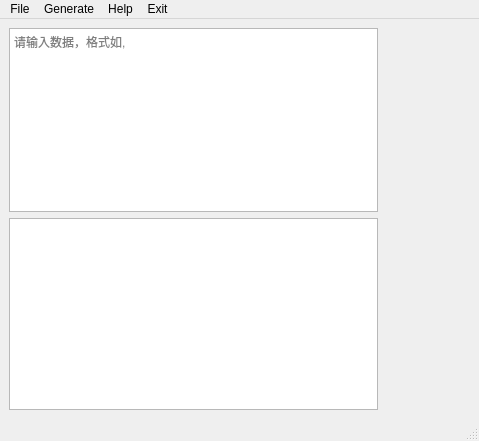
<?xml version="1.0" encoding="UTF-8"?>
<ui version="4.0">
 <class>MainWindow</class>
 <widget class="QMainWindow" name="MainWindow">
  <property name="geometry">
   <rect>
    <x>0</x>
    <y>0</y>
    <width>479</width>
    <height>441</height>
   </rect>
  </property>
  <property name="maximumSize">
   <size>
    <width>16777213</width>
    <height>16777215</height>
   </size>
  </property>
  <property name="windowTitle">
   <string>Topological Sorting</string>
  </property>
  <property name="styleSheet">
   <string notr="true">QPushButton { 
    color: red ;
    font-size:15px;
}</string>
  </property>
  <widget class="QWidget" name="centralwidget">
   <property name="accessibleName">
    <string/>
   </property>
   <layout class="QGridLayout" name="gridLayout">
    <item row="0" column="0">
     <layout class="QHBoxLayout" name="horizontalLayout" stretch="4,1">
      <property name="spacing">
       <number>0</number>
      </property>
      <item>
       <layout class="QVBoxLayout" name="verticalLayout" stretch="2,0">
        <property name="spacing">
         <number>6</number>
        </property>
        <item>
         <widget class="QPlainTextEdit" name="plainTextEdit">
          <property name="placeholderText">
           <string>请输入数据，格式如&lt;a,b&gt;,&lt;b,c&gt;</string>
          </property>
         </widget>
        </item>
        <item>
         <widget class="QTextEdit" name="textEdit"/>
        </item>
       </layout>
      </item>
      <item>
       <widget class="QWidget" name="widget" native="true">
        <property name="sizePolicy">
         <sizepolicy hsizetype="Expanding" vsizetype="Expanding">
          <horstretch>0</horstretch>
          <verstretch>0</verstretch>
         </sizepolicy>
        </property>
        <property name="layoutDirection">
         <enum>Qt::LeftToRight</enum>
        </property>
       </widget>
      </item>
     </layout>
    </item>
   </layout>
  </widget>
  <widget class="QMenuBar" name="menubar">
   <property name="enabled">
    <bool>true</bool>
   </property>
   <property name="geometry">
    <rect>
     <x>0</x>
     <y>0</y>
     <width>479</width>
     <height>22</height>
    </rect>
   </property>
   <property name="font">
    <font>
     <italic>false</italic>
     <bold>false</bold>
     <stylestrategy>PreferDefault</stylestrategy>
     <kerning>true</kerning>
    </font>
   </property>
   <property name="cursor">
    <cursorShape>UpArrowCursor</cursorShape>
   </property>
   <property name="mouseTracking">
    <bool>true</bool>
   </property>
   <widget class="QMenu" name="menuFile">
    <property name="font">
     <font>
      <italic>false</italic>
      <bold>false</bold>
     </font>
    </property>
    <property name="title">
     <string>File</string>
    </property>
    <widget class="QMenu" name="menuSave_as">
     <property name="title">
      <string>Save as</string>
     </property>
     <addaction name="separator"/>
     <addaction name="actionfile"/>
     <addaction name="actiongraph"/>
    </widget>
    <addaction name="actionOpenj"/>
    <addaction name="menuSave_as"/>
   </widget>
   <widget class="QMenu" name="menuGernerate">
    <property name="title">
     <string>Generate</string>
    </property>
    <addaction name="actionTopological_Sorting"/>
    <addaction name="actiongraph_2"/>
   </widget>
   <widget class="QMenu" name="Help">
    <property name="title">
     <string>Help</string>
    </property>
    <addaction name="actionHelp_window"/>
   </widget>
   <widget class="QMenu" name="menuExit">
    <property name="title">
     <string>Exit</string>
    </property>
    <addaction name="actionExit"/>
   </widget>
   <addaction name="menuFile"/>
   <addaction name="menuGernerate"/>
   <addaction name="Help"/>
   <addaction name="menuExit"/>
  </widget>
  <widget class="QStatusBar" name="statusbar"/>
  <action name="actionOpenj">
   <property name="text">
    <string>Open</string>
   </property>
  </action>
  <action name="actionSave_file">
   <property name="text">
    <string>Save file</string>
   </property>
  </action>
  <action name="actionSave_graph">
   <property name="text">
    <string>Save graph</string>
   </property>
  </action>
  <action name="actionfile">
   <property name="text">
    <string>file</string>
   </property>
  </action>
  <action name="actiongraph">
   <property name="text">
    <string>graph</string>
   </property>
  </action>
  <action name="actionTopological_Sorting">
   <property name="text">
    <string>Topological Sorting</string>
   </property>
  </action>
  <action name="actiongraph_2">
   <property name="text">
    <string>graph</string>
   </property>
  </action>
  <action name="actionHelp_window">
   <property name="text">
    <string>Help window</string>
   </property>
  </action>
  <action name="actionExit">
   <property name="text">
    <string>Exit</string>
   </property>
  </action>
 </widget>
 <resources/>
 <connections/>
</ui>
